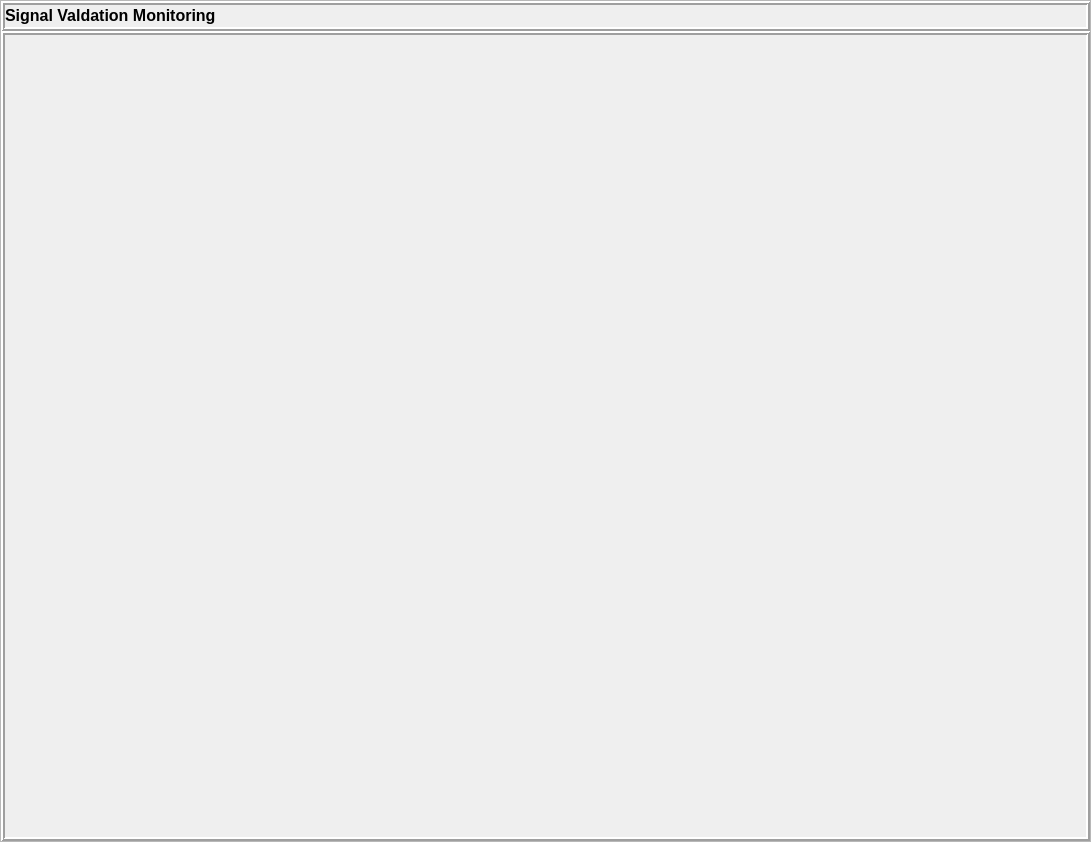
<?xml version="1.0" encoding="UTF-8"?>
<ui version="4.0">
 <class>Form</class>
 <widget class="QWidget" name="Form">
  <property name="geometry">
   <rect>
    <x>0</x>
    <y>0</y>
    <width>1091</width>
    <height>842</height>
   </rect>
  </property>
  <property name="windowTitle">
   <string>Signal Validation Monitoring [by.DL]</string>
  </property>
  <layout class="QGridLayout" name="gridLayout">
   <property name="leftMargin">
    <number>0</number>
   </property>
   <property name="topMargin">
    <number>0</number>
   </property>
   <property name="rightMargin">
    <number>0</number>
   </property>
   <property name="bottomMargin">
    <number>0</number>
   </property>
   <property name="spacing">
    <number>0</number>
   </property>
   <item row="0" column="0">
    <widget class="QFrame" name="_main_frame">
     <property name="frameShape">
      <enum>QFrame::StyledPanel</enum>
     </property>
     <property name="frameShadow">
      <enum>QFrame::Raised</enum>
     </property>
     <layout class="QVBoxLayout" name="verticalLayout">
      <property name="spacing">
       <number>0</number>
      </property>
      <property name="leftMargin">
       <number>0</number>
      </property>
      <property name="topMargin">
       <number>0</number>
      </property>
      <property name="rightMargin">
       <number>0</number>
      </property>
      <property name="bottomMargin">
       <number>0</number>
      </property>
      <item>
       <widget class="QFrame" name="_area_title">
        <property name="maximumSize">
         <size>
          <width>16777215</width>
          <height>30</height>
         </size>
        </property>
        <property name="frameShape">
         <enum>QFrame::Box</enum>
        </property>
        <property name="frameShadow">
         <enum>QFrame::Raised</enum>
        </property>
        <property name="lineWidth">
         <number>2</number>
        </property>
        <layout class="QVBoxLayout" name="verticalLayout_2">
         <property name="spacing">
          <number>0</number>
         </property>
         <property name="leftMargin">
          <number>0</number>
         </property>
         <property name="topMargin">
          <number>0</number>
         </property>
         <property name="rightMargin">
          <number>0</number>
         </property>
         <property name="bottomMargin">
          <number>0</number>
         </property>
         <item>
          <widget class="QLabel" name="_title">
           <property name="text">
            <string>&lt;html&gt;&lt;head/&gt;&lt;body&gt;&lt;p&gt;&lt;span style=&quot; font-size:12pt; font-weight:600;&quot;&gt;Signal Valdation Monitoring&lt;/span&gt;&lt;/p&gt;&lt;/body&gt;&lt;/html&gt;</string>
           </property>
          </widget>
         </item>
        </layout>
       </widget>
      </item>
      <item>
       <widget class="QFrame" name="_area_para">
        <property name="frameShape">
         <enum>QFrame::Box</enum>
        </property>
        <property name="frameShadow">
         <enum>QFrame::Raised</enum>
        </property>
        <property name="lineWidth">
         <number>2</number>
        </property>
        <layout class="QVBoxLayout" name="verticalLayout_3">
         <property name="leftMargin">
          <number>0</number>
         </property>
         <property name="topMargin">
          <number>0</number>
         </property>
         <property name="rightMargin">
          <number>0</number>
         </property>
         <property name="bottomMargin">
          <number>0</number>
         </property>
         <item>
          <layout class="QGridLayout" name="_area_para_grid">
           <property name="spacing">
            <number>0</number>
           </property>
          </layout>
         </item>
        </layout>
       </widget>
      </item>
     </layout>
    </widget>
   </item>
  </layout>
 </widget>
 <resources/>
 <connections/>
</ui>
